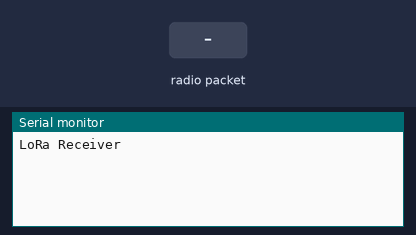
Recording of a sketch running on a simulated Arduino Uno, built with avr-gcc and run on an emulated ATmega328P. Shown: the last lines printed to the serial monitor. The inputs (shaded band) are chosen by the test bench. No radio packets arrive unless stated.

Above: at 1.2 s.
1.3 s: radio packet "1" arrives
At 1.7 s:
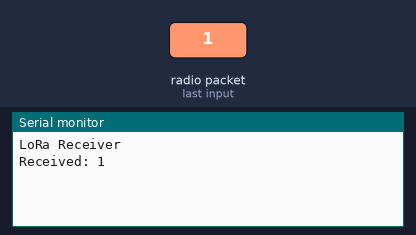
2.8 s: radio packet "0" arrives
At 4.0 s:
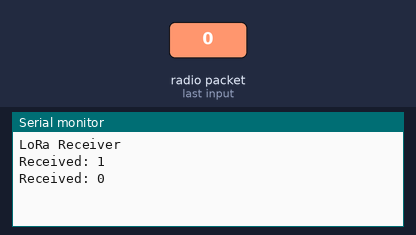
4.3 s: radio packet "2" arrives
At 5.2 s:
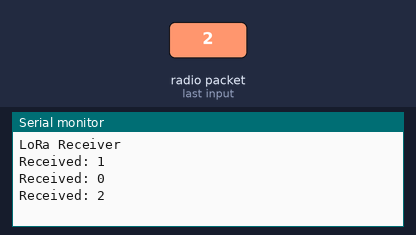

The sketch:

LORA_Reciever_Code.ino
```cpp
#include <SPI.h>
#include <LoRa.h>

const int csPin = 10;
const int resetPin = 9;
const int irqPin = 2;

void setup() {
  Serial.begin(9600);
  while (!Serial);
  Serial.println("LoRa Receiver");

  LoRa.setPins(csPin, resetPin, irqPin);
  if (!LoRa.begin(915E6)) {
    Serial.println("Starting LoRa failed!");
    while (1);
  }
}

void loop() {
  int packetSize = LoRa.parsePacket();
  if (packetSize) {
    String incoming = "";
    while (LoRa.available()) {
      incoming += (char)LoRa.read();
    }
    Serial.print("Received: ");
    Serial.println(incoming);
  }
}
```

Measured:
- after the input at 1.3 s, the serial monitor: prints a new line at once (image 1)
- after the input at 2.8 s, the serial monitor: prints a new line at once (image 2)
- after the input at 4.3 s, the serial monitor: prints a new line at once (image 3)
